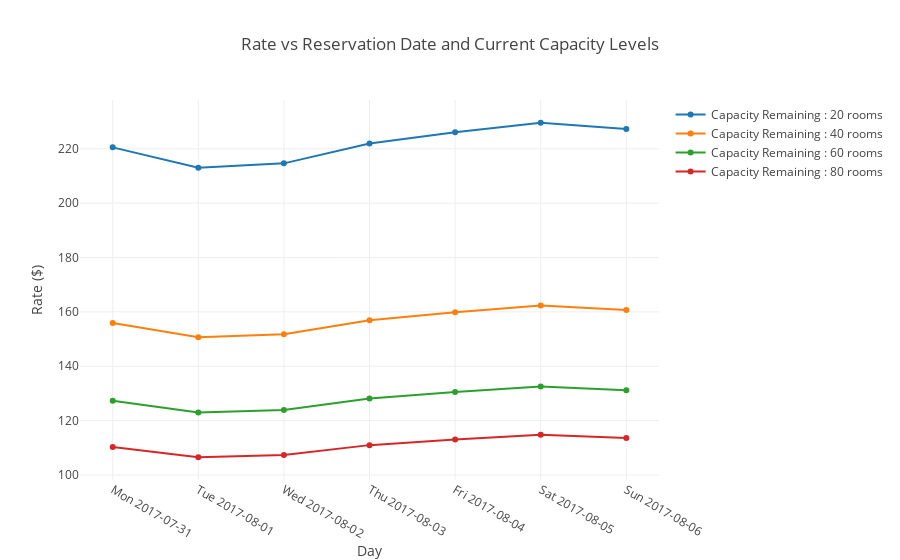

This figure's notebook cell:
### Code cell
# Plotting the room rate time series.
# Let's focus on a single week cycle.

price_levels = [go.Scatter(x=rate_df_to_show.head(7).index,
                           y=rate_df_to_show.head(7)['Capacity left : 20.0'],
                           name='Capacity Remaining : 20 rooms'),
                go.Scatter(x=rate_df_to_show.head(7).index,
                           y=rate_df_to_show.head(7)['Capacity left : 40.0'],
                           name='Capacity Remaining : 40 rooms'),
                go.Scatter(x=rate_df_to_show.head(7).index,
                           y=rate_df_to_show.head(7)['Capacity left : 60.0'],
                           name='Capacity Remaining : 60 rooms'),
                go.Scatter(x=rate_df_to_show.head(7).index,
                           y=rate_df_to_show.head(7)['Capacity left : 80.0'],
                           name='Capacity Remaining : 80 rooms')]

layout_prices = go.Layout(title='Rate vs Reservation Date and Current Capacity Levels',
                       xaxis={'title':'Day'}, yaxis={'title':'Rate ($)'})

fig = go.Figure(data=price_levels, layout=layout_prices)
iplot(fig, filename='price_levels_ts')

### Figure 1 — Plotly figure (JSON) as saved in the notebook; plotly's stock layout.template omitted (floating-point values rounded to 4 significant figures)
{"data": [{"name": "Capacity Remaining : 20 rooms", "type": "scatter", "uid": "1f8310f4-d5c0-11e8-8511-fc45964f57a6", "x": ["Mon 2017-07-31", "Tue 2017-08-01", "Wed 2017-08-02", "Thu 2017-08-03", "Fri 2017-08-04", "Sat 2017-08-05", "Sun 2017-08-06"], "y": [220.5, 213.0, 214.6, 222.0, 226.1, 229.6, 227.2]}, {"name": "Capacity Remaining : 40 rooms", "type": "scatter", "uid": "1f8310f5-d5c0-11e8-aee3-fc45964f57a6", "x": ["Mon 2017-07-31", "Tue 2017-08-01", "Wed 2017-08-02", "Thu 2017-08-03", "Fri 2017-08-04", "Sat 2017-08-05", "Sun 2017-08-06"], "y": [155.9, 150.6, 151.8, 156.9, 159.8, 162.3, 160.7]}, {"name": "Capacity Remaining : 60 rooms", "type": "scatter", "uid": "1f8310f6-d5c0-11e8-adbe-fc45964f57a6", "x": ["Mon 2017-07-31", "Tue 2017-08-01", "Wed 2017-08-02", "Thu 2017-08-03", "Fri 2017-08-04", "Sat 2017-08-05", "Sun 2017-08-06"], "y": [127.3, 123.0, 123.9, 128.2, 130.5, 132.6, 131.2]}, {"name": "Capacity Remaining : 80 rooms", "type": "scatter", "uid": "1f8310f7-d5c0-11e8-8cd6-fc45964f57a6", "x": ["Mon 2017-07-31", "Tue 2017-08-01", "Wed 2017-08-02", "Thu 2017-08-03", "Fri 2017-08-04", "Sat 2017-08-05", "Sun 2017-08-06"], "y": [110.3, 106.5, 107.3, 111.0, 113.0, 114.8, 113.6]}], "layout": {"title": "Rate vs Reservation Date and Current Capacity Levels", "xaxis": {"title": "Day"}, "yaxis": {"title": "Rate ($)"}}}
